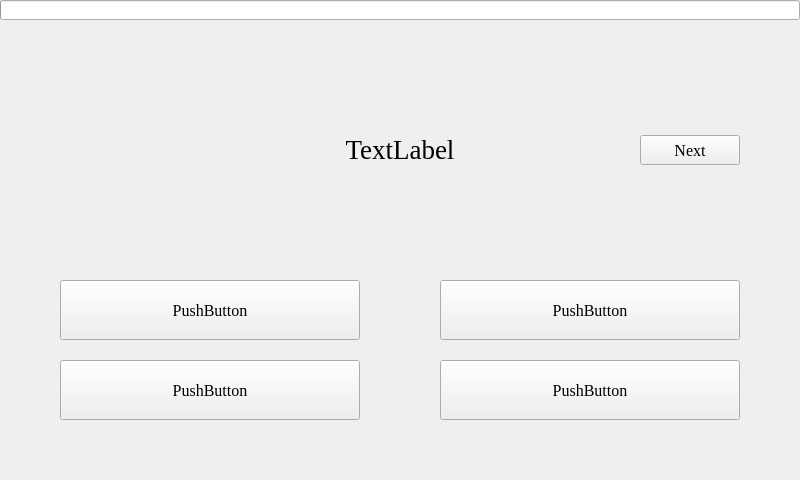
<?xml version="1.0" encoding="UTF-8"?>
<ui version="4.0">
 <class>MainWindow</class>
 <widget class="QMainWindow" name="MainWindow">
  <property name="geometry">
   <rect>
    <x>0</x>
    <y>0</y>
    <width>800</width>
    <height>480</height>
   </rect>
  </property>
  <property name="windowTitle">
   <string>Memerizer</string>
  </property>
  <widget class="QWidget" name="centralwidget">
   <widget class="QLabel" name="labelText">
    <property name="geometry">
     <rect>
      <x>200</x>
      <y>100</y>
      <width>400</width>
      <height>100</height>
     </rect>
    </property>
    <property name="font">
     <font>
      <family>Times New Roman</family>
      <pointsize>20</pointsize>
     </font>
    </property>
    <property name="cursor">
     <cursorShape>IBeamCursor</cursorShape>
    </property>
    <property name="text">
     <string>TextLabel</string>
    </property>
    <property name="alignment">
     <set>Qt::AlignCenter</set>
    </property>
    <property name="textInteractionFlags">
     <set>Qt::TextSelectableByMouse</set>
    </property>
   </widget>
   <widget class="QPushButton" name="pushButton0">
    <property name="geometry">
     <rect>
      <x>60</x>
      <y>280</y>
      <width>300</width>
      <height>60</height>
     </rect>
    </property>
    <property name="font">
     <font>
      <family>Times New Roman</family>
      <pointsize>12</pointsize>
     </font>
    </property>
    <property name="text">
     <string>PushButton</string>
    </property>
   </widget>
   <widget class="QPushButton" name="pushButton1">
    <property name="geometry">
     <rect>
      <x>440</x>
      <y>280</y>
      <width>300</width>
      <height>60</height>
     </rect>
    </property>
    <property name="font">
     <font>
      <family>Times New Roman</family>
      <pointsize>12</pointsize>
     </font>
    </property>
    <property name="text">
     <string>PushButton</string>
    </property>
   </widget>
   <widget class="QPushButton" name="pushButton2">
    <property name="geometry">
     <rect>
      <x>60</x>
      <y>360</y>
      <width>300</width>
      <height>60</height>
     </rect>
    </property>
    <property name="font">
     <font>
      <family>Times New Roman</family>
      <pointsize>12</pointsize>
     </font>
    </property>
    <property name="text">
     <string>PushButton</string>
    </property>
   </widget>
   <widget class="QPushButton" name="pushButton3">
    <property name="geometry">
     <rect>
      <x>440</x>
      <y>360</y>
      <width>300</width>
      <height>60</height>
     </rect>
    </property>
    <property name="font">
     <font>
      <family>Times New Roman</family>
      <pointsize>12</pointsize>
     </font>
    </property>
    <property name="text">
     <string>PushButton</string>
    </property>
   </widget>
   <widget class="QPushButton" name="pushButtonNext">
    <property name="geometry">
     <rect>
      <x>640</x>
      <y>135</y>
      <width>100</width>
      <height>30</height>
     </rect>
    </property>
    <property name="font">
     <font>
      <family>Times New Roman</family>
      <pointsize>12</pointsize>
     </font>
    </property>
    <property name="text">
     <string>Next</string>
    </property>
   </widget>
   <widget class="QProgressBar" name="progressBar">
    <property name="geometry">
     <rect>
      <x>0</x>
      <y>0</y>
      <width>800</width>
      <height>20</height>
     </rect>
    </property>
    <property name="value">
     <number>0</number>
    </property>
    <property name="textVisible">
     <bool>false</bool>
    </property>
   </widget>
  </widget>
 </widget>
 <resources/>
 <connections/>
</ui>
